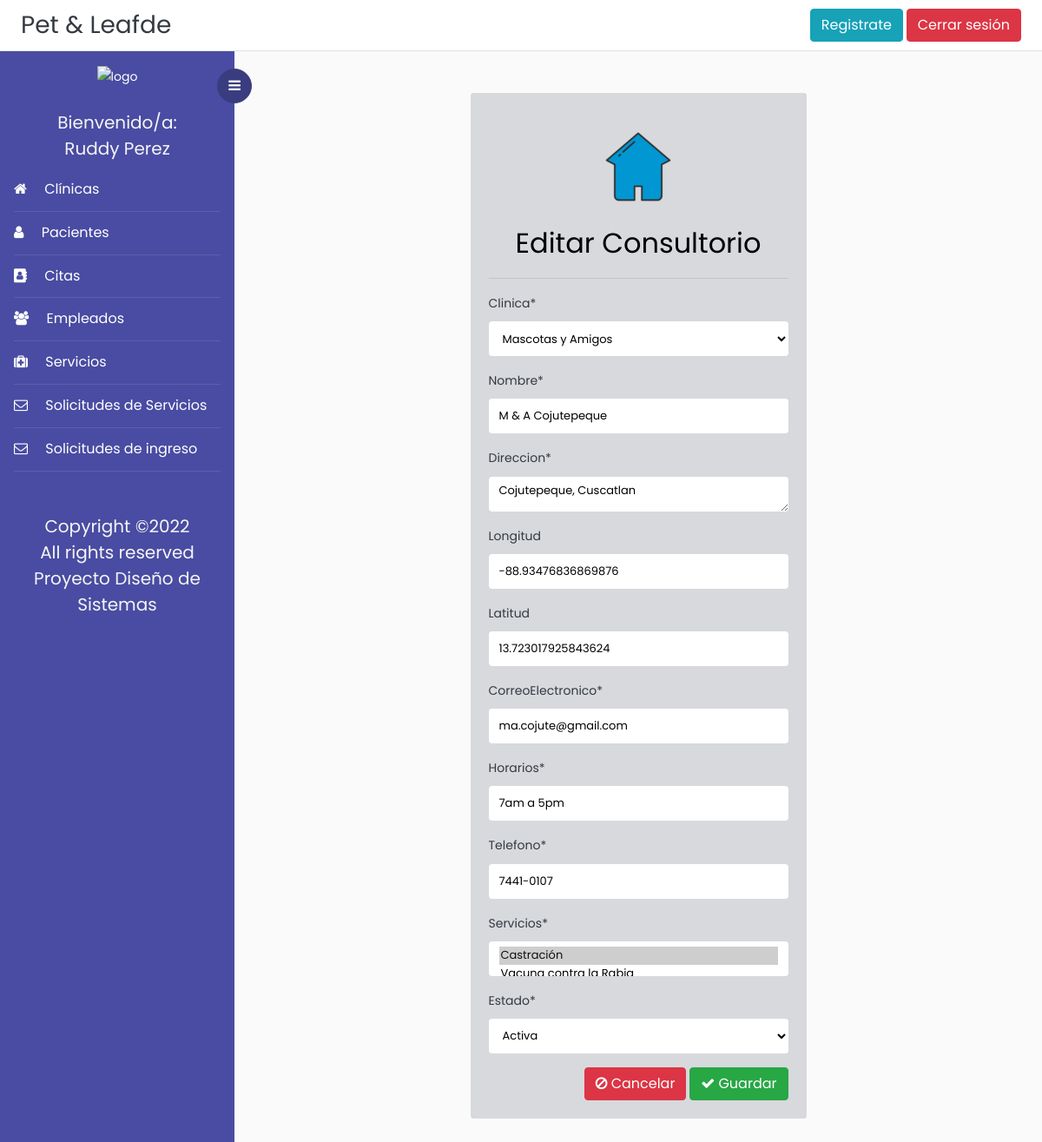
/modificar_consultorio/1/ (signed in), run on the app's committed database.
### Veterinaria/models.py (models this page shows, shortened)
class Consultorio(models.Model):
    clinica = models.ForeignKey('Clinica', on_delete = models.CASCADE)
    nombre = models.CharField(max_length=60)
    direccion = models.TextField()
    longitud = models.FloatField(blank=True, null=True)
    latitud = models.FloatField(blank=True, null=True)
    correoElectronico = models.CharField(max_length=200, null=True)
    horarios = models.CharField(max_length=50)
    telefono = models.CharField(max_length=9, validators=[formato_Telefono])
    servicios = models.ManyToManyField('Servicio')
    fechaIngreso = models.DateField(auto_now_add=True, null=True)
    ESTADO = (('Activa','Activa'),('Inactiva', 'Inactiva'))
    estado = models.CharField(max_length=10, choices=ESTADO, default="Activa")

class Clinica(models.Model):
    id = models.IntegerField(primary_key = True)
    propietario = models.CharField(max_length=50, validators=[solo_Letras])
    nombre = models.CharField(max_length=60)
    direccion = models.TextField()
    horarios = models.CharField(max_length=50)
    telefono = models.CharField(max_length=9)
    fechaIngreso = models.DateField(auto_now_add=True, null=True)
    correoElectronico = models.CharField(max_length=200, null=True)
    ESTADO = (('Activa','Activa'),('Inactiva', 'Inactiva'))
    estado = models.CharField(max_length=10, choices=ESTADO, default="Activa")
    def __str__(self):
        return self.nombre

### Veterinaria/views.py (the view, shortened to what this page needs)
# urls.py: path('modificar_consultorio/<id>/',modificar_consultorio, name="modificar_consultorio"),
@login_required
def modificar_consultorio(request, id):
    consultorio = get_object_or_404(Consultorio, id=id)
    data ={
        'form' : ConsultorioForm(instance=consultorio)
    }
    return render(request, 'consultorio/modificarConsultorio.html', data)

### Veterinaria/forms.py
class ConsultorioForm(forms.ModelForm):
        class Meta:
            model = Consultorio
            fields = '__all__'
        direccion = forms.Textarea(
		)

### Veterinaria/models.py (called while the page is built)
    def __str__(self):
        return self.nombreServicio

### Veterinaria/templates/consultorio/modificarConsultorio.html (shortened to what this page needs)
{% extends 'base.html'%}
{%load static%}
{% block content %}
{% load crispy_forms_tags %}
<div class="container">
    <div class="row">
        <div class="col-12 col-md-6 offset-md-3">
            <div class="card bg-light text-dark">
                <div class="card-body" style="background-color: #b9bbc281;">
                    <div class="contenedor_logo" align="center">
                        <img  class="logo"  src="{% static 'images/registro_clinica.png'%}" alt="logo">
                    </div>
                    <h2 align ="center">Editar Consultorio</h2>
                    <hr>
                    <form action="" method="post">
                        {{ form|crispy}}
                        <div class="d-flex justify-content-end">
                            <a class="btn btn-danger" href="{% url 'listar_clinica' %}"><i class="fa fa-ban" aria-hidden="true"></i> Cancelar</a>
                            <button  type="submit" class="btn btn-success float-right"><i class="fa fa-check" aria-hidden="true"></i> Guardar</button>
                        </div>
                    </form>
                </div>
            </div>
        </div>
    </div>
</div>
{% endblock content%}

### Veterinaria/templates/base.html (shortened to what this page needs)
<!doctype html>
<html lang="en">
  <head>
	<link rel="stylesheet" href="https://cdnjs.cloudflare.com/ajax/libs/select2/4.0.13/css/select2.min.css" />
    <link rel="stylesheet" href="https://cdn.jsdelivr.net/bxslider/4.2.12/jquery.bxslider.css">
	<link rel="stylesheet" href="https://stackpath.bootstrapcdn.com/font-awesome/4.7.0/css/font-awesome.min.css">
    {% load static %}
	<link rel="stylesheet" href="{% static 'css/style.css' %}">
    <link href='https://api.mapbox.com/mapbox-gl-js/v2.3.1/mapbox-gl.css' rel='stylesheet' />
  </head>
  <body>
		{% block navbar %}
	  <div class="d-flex flex-column flex-md-row align-items-center p-2 px-md-4 bg-white border-bottom box-shadow">
      <h3 class="my-0 mr-md-auto font-weight-normal" ><a class="text-dark" href="{% url 'index' %}">Pet & Leafde</a></h3>
	  <a class="btn btn-info" href="{% url 'registro'%}">Registrate</a>&nbsp;
	  {% if request.user.is_authenticated %}
      <a class="btn btn-danger" href="{% url 'logout' %}">Cerrar sesión</a>
	  {% else %}
	  <a class="btn btn-success" href="{% url 'login' %}">Iniciar sesión</a>
	  {% endif %}
    </div>
		<div class="wrapper d-flex align-items-stretch">
			<nav id="sidebar">
				<div class="custom-menu">
					<button type="button" id="sidebarCollapse" class="btn btn-primary">
	          <i class="fa fa-bars"></i>
	        </button>
        </div>
				<div class="p-3">
        <div class="contenedor_logo" align="center">
            <img  class="logo"  src="{% static 'images/logo.png'%}" alt="logo">
        </div>&nbsp;
			{% if request.user.is_authenticated %}
			<h5 style="color:whitesmoke;" class="my-0 mr-md-auto font-weight-normal" align ="center">Bienvenido/a:</h5>
			<h5 style="color:whitesmoke;" align ='center'>{{user.first_name}} {{user.last_name}}</h5>
	        <ul class="list-unstyled components mb-5">
	          <li class="active">
	            <a href="{% url 'listar_clinica' %}"><span class="fa fa-home mr-3"></span> Clínicas</a>
	          </li>
	          <li class="active">
	            <a href="{% url 'listado_pacientes' %}"><span class="fa fa-user mr-3"></span> Pacientes</a>
	          </li>
	          <li class="active">
              <a href="{% url 'listado_citas' %}"><span class="fa fa-address-book mr-3"></span> Citas</a>
	          </li>
	          <li class="active">
              	<a href="{% url 'listado_empleados' %}"><span class="fa fa-users mr-3"></span> Empleados</a>
	          </li>
			  <li class="active">
              	<a href="{% url 'listado_servicios' %}"><span class="fa fa-medkit mr-3"></span> Servicios</a>
	          </li>
			  <li class="active">
              	<a href="{% url 'listado_solicitud_servicio' %}"><span class="fa fa-envelope-o mr-3"></span> Solicitudes de Servicios</a>
	          </li>
			  <li class="active">
				<a href="{% url 'listado_solicitudes' %}"><span class="fa fa-envelope-o mr-3"></span> Solicitudes de ingreso</a>
			</li>
			</ul>
			{% endif %}
	        <div class="footer">
	        	<h5 align="center" style="color:whitesmoke;">
						  Copyright &copy;<script>document.write(new Date().getFullYear());</script><br>
						  All rights reserved <br> Proyecto Diseño de Sistemas
	        </div>
	      </div>
    	</nav>
        {% endblock navbar%}
      <div id="content" class="p-4 p-md-5 pt-5">
	  {% block content %}{% endblock content%}
  </body>
</html>

### data on the page
Consultorio: clinica "Mascotas y Amigos", direccion "Cojutepeque, Cuscatlan", longitud "-88.93476836869876", latitud "13.723017925843624", correoElectronico "ma.cojute@gmail.com", horarios "7am a 5pm", telefono "7441-0107", estado "Activa"
Clinica: nombre "M & A Cojutepeque"

### other printed values
{{ user.first_name }} "Ruddy"
{{ user.last_name }} "Perez"
